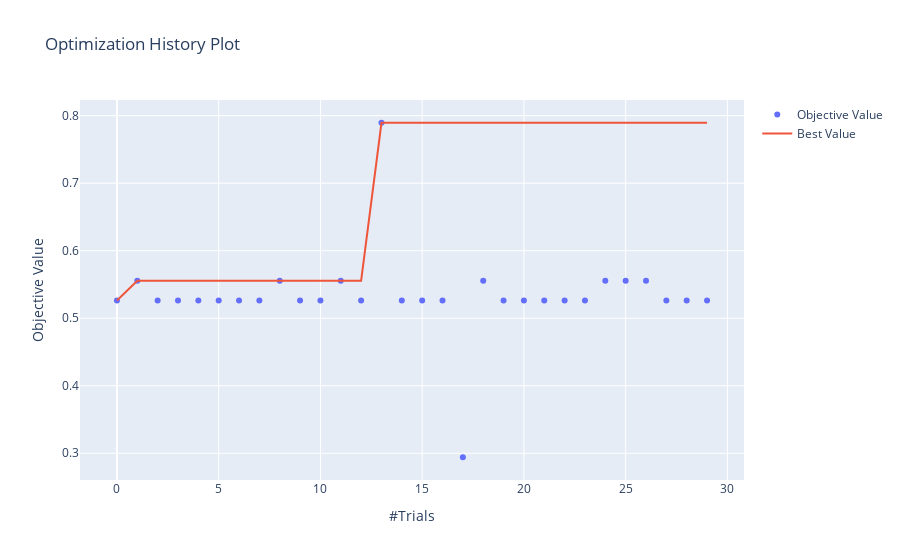

Notebook source saved alongside this figure:
### Code cell
optuna.visualization.plot_optimization_history(study)

### Figure 1 — Plotly figure (JSON) as saved in the notebook; plotly's stock layout.template omitted (floating-point values rounded to 4 significant figures)
{"data": [{"mode": "markers", "name": "Objective Value", "type": "scatter", "x": [0, 1, 2, 3, 4, 5, 6, 7, 8, 9, 10, 11, 12, 13, 14, 15, 16, 17, 18, 19, 20, 21, 22, 23, 24, 25, 26, 27, 28, 29], "y": [0.5263, 0.5556, 0.5263, 0.5263, 0.5263, 0.5263, 0.5263, 0.5263, 0.5556, 0.5263, 0.5263, 0.5556, 0.5263, 0.7895, 0.5263, 0.5263, 0.5263, 0.2941, 0.5556, 0.5263, 0.5263, 0.5263, 0.5263, 0.5263, 0.5556, 0.5556, 0.5556, 0.5263, 0.5263, 0.5263]}, {"name": "Best Value", "type": "scatter", "x": [0, 1, 2, 3, 4, 5, 6, 7, 8, 9, 10, 11, 12, 13, 14, 15, 16, 17, 18, 19, 20, 21, 22, 23, 24, 25, 26, 27, 28, 29], "y": [0.5263, 0.5556, 0.5556, 0.5556, 0.5556, 0.5556, 0.5556, 0.5556, 0.5556, 0.5556, 0.5556, 0.5556, 0.5556, 0.7895, 0.7895, 0.7895, 0.7895, 0.7895, 0.7895, 0.7895, 0.7895, 0.7895, 0.7895, 0.7895, 0.7895, 0.7895, 0.7895, 0.7895, 0.7895, 0.7895]}], "layout": {"title": {"text": "Optimization History Plot"}, "xaxis": {"title": {"text": "#Trials"}}, "yaxis": {"title": {"text": "Objective Value"}}}}
